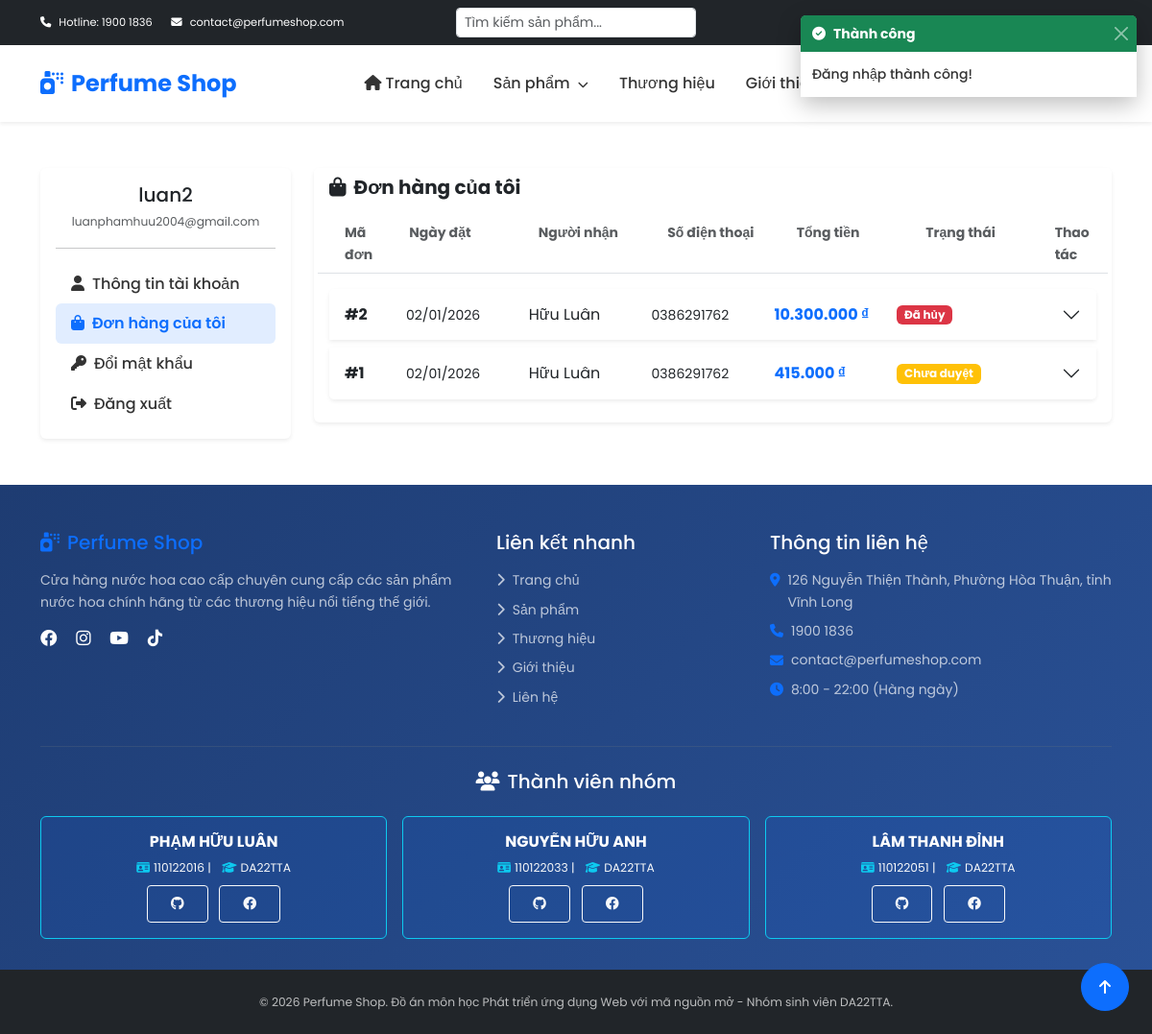
The page /views/account/orders.php (signed in) on the database its author committed.
### tables this page shows
CREATE TABLE `nguoi_dung` (
  `id` int(11) NOT NULL,
  `username` varchar(150) NOT NULL,
  `gioi_tinh` varchar(10) DEFAULT NULL,
  `ngay_sinh` date DEFAULT NULL,
  `email` varchar(150) NOT NULL,
  `password` varchar(255) NOT NULL,
  `vai_tro` varchar(20) DEFAULT 'khach_hang',
  `trang_thai` tinyint(4) DEFAULT 1,
  `ngay_tao` datetime DEFAULT current_timestamp(),
  `ngay_xoa` datetime DEFAULT NULL
);

CREATE TABLE `don_hang` (
  `id` int(11) NOT NULL,
  `id_nguoi_dung` int(11) DEFAULT NULL,
  `ho_ten_nguoi_nhan` varchar(150) DEFAULT NULL,
  `so_dien_thoai_nhan` varchar(20) DEFAULT NULL,
  `dia_chi_giao_hang` text DEFAULT NULL,
  `tong_tien` decimal(12,2) DEFAULT NULL,
  `trang_thai` int(20) NOT NULL DEFAULT 0,
  `ngay_dat` datetime DEFAULT current_timestamp(),
  `ngay_xoa` datetime DEFAULT NULL
);

### models/User.php (called while the page is built, shortened)
<?php
class User {
    private $conn;
    private $table = 'nguoi_dung';
    public function __construct() {
        $database = new Database();
        $this->conn = $database->connect();
    }
    public function getUserById($id) {
        $query = "SELECT id, username, email, password as mat_khau, gioi_tinh, ngay_sinh, vai_tro, trang_thai, ngay_tao
                  FROM {$this->table}
                  WHERE id = ? AND ngay_xoa IS NULL";
        $stmt = $this->conn->prepare($query);
        $stmt->bind_param("i", $id);
        $stmt->execute();
        $result = $stmt->get_result();
        if ($result->num_rows > 0) {
            return $result->fetch_assoc();
        }
        return false;
    }
}
?>

### config/database.php (called while the page is built, shortened)
<?php
class Database {
    private $host = DB_HOST;
    private $user = DB_USER;
    private $pass = DB_PASS;
    private $dbname = DB_NAME;
    public function connect() {
        $this->conn = null;
        try {
            $this->conn = new mysqli($this->host, $this->user, $this->pass, $this->dbname);
            $this->conn->set_charset("utf8mb4");
        } catch (Exception $e) {
            echo "Lỗi kết nối: " . $e->getMessage();
        }
        return $this->conn;
    }
}
?>

### helpers/functions.php (called while the page is built, shortened)
<?php
function is_logged_in() {
    return isset($_SESSION['user_id']);
}
function check_account_status() {
    if (is_logged_in()) {
        require_once __DIR__ . '/../models/User.php';
        $userModel = new User();
        $user = $userModel->getUserById($_SESSION['user_id']);
    }
}
function format_currency($amount) {
    return number_format($amount, 0, ',', '.') . ' ₫';
}
function format_date($date) {
    return date('d/m/Y', strtotime($date));
}
?>

### models/Order.php (called while the page is built, shortened)
<?php
class Order {
    private $conn;
    private $table = 'don_hang';
    public function __construct() {
        $database = new Database();
        $this->conn = $database->connect();
    }
    public function getByUserId($user_id, $limit = ORDERS_PER_PAGE, $offset = 0) {
        $query = "SELECT * FROM {$this->table}
                  WHERE id_nguoi_dung = ? AND ngay_xoa IS NULL
                  ORDER BY ngay_dat DESC
                  LIMIT ? OFFSET ?";
        $stmt = $this->conn->prepare($query);
        $stmt->bind_param("iii", $user_id, $limit, $offset);
        $stmt->execute();
        return $stmt->get_result()->fetch_all(MYSQLI_ASSOC);
    }
}
?>

### views/account/orders.php (the view, shortened to what this page needs)
<?php
require_once __DIR__ . '/../../helpers/functions.php';
require_once __DIR__ . '/../../models/Order.php';
require_once __DIR__ . '/../../models/User.php';
$orderModel = new Order();
$userModel = new User();
$user = $userModel->getUserById($_SESSION['user_id']);
$page = isset($_GET['page']) ? max(1, intval($_GET['page'])) : 1;
$limit = ORDERS_PER_PAGE;
$offset = ($page - 1) * $limit;
$orders = $orderModel->getByUserId($_SESSION['user_id'], $limit, $offset);
include __DIR__ . '/../layout/header.php';
?>
<div class="container my-5">
    <div class="row">
        <div class="col-lg-3">
            <div class="card border-0 shadow-sm">
                <div class="card-body">
                    <div class="text-center mb-3">
                        <h5 class="mb-1"><?php echo htmlspecialchars($_SESSION['username']); ?></h5>
                        <small class="text-muted"><?php echo htmlspecialchars($user['email']); ?></small>
                    </div>
                    <hr>
                    <nav class="nav flex-column">
                        <a class="nav-link" href="profile.php">
                            <i class="fas fa-user me-2"></i>Thông tin tài khoản
                        </a>
                        <a class="nav-link active" href="orders.php">
                            <i class="fas fa-shopping-bag me-2"></i>Đơn hàng của tôi
                        </a>
                        <a class="nav-link" href="change-password.php">
                            <i class="fas fa-key me-2"></i>Đổi mật khẩu
                        </a>
                        <a class="nav-link text-danger" href="<?php echo BASE_URL; ?>views/auth/logout.php">
                            <i class="fas fa-sign-out-alt me-2"></i>Đăng xuất
                        </a>
                    </nav>
                </div>
            </div>
        </div>
        <div class="col-lg-9">
            <div class="card border-0 shadow-sm">
                <div class="card-header bg-white border-0">
                    <h5 class="mb-0 fw-bold"><i class="fas fa-shopping-bag me-2"></i>Đơn hàng của tôi</h5>
                </div>
                <div class="card-body">
                    <?php if (empty($orders)): ?>
                    <div class="text-center py-5">
                        <i class="fas fa-receipt fa-4x text-muted mb-3"></i>
                        <h5 class="text-muted">Bạn chưa có đơn hàng nào</h5>
                        <a href="<?php echo BASE_URL; ?>views/products/index.php" class="btn btn-primary mt-3">
                            <i class="fas fa-shopping-bag me-2"></i>Mua sắm ngay
                        </a>
                    </div>
                    <?php else: ?>
                    <div class="row mb-3 fw-bold text-muted border-bottom pb-2 ps-3">
                        <div class="col-1">Mã đơn</div>
                        <div class="col-2">Ngày đặt</div>
                        <div class="col-2">Người nhận</div>
                        <div class="col-2">Số điện thoại</div>
                        <div class="col-2">Tổng tiền</div>
                        <div class="col-2">Trạng thái</div>
                        <div class="col-1">Thao tác</div>
                    </div>
                    <div class="accordion" id="ordersAccordion"><?php foreach ($orders as $index => $order):
                            $status = (int)$order['trang_thai'];
                            switch($status) {
                                case ORDER_STATUS_PENDING:
                                    $badge_class = 'warning';
                                    $status_text = 'Chưa duyệt';
                                    break;
                                case ORDER_STATUS_CANCELLED:
                                    $badge_class = 'danger';
                                    $status_text = 'Đã hủy';
                                    break;
                            }
                        ?>
                        <div class="accordion-item border-0 mb-2 shadow-sm">
                            <h2 class="accordion-header">
                                <button class="accordion-button collapsed p-3" type="button"
                                        data-bs-toggle="collapse"
                                        data-bs-target="#order<?php echo $order['id']; ?>">
                                    <div class="row w-100 align-items-center">
                                        <div class="col-1">
                                            <strong>#<?php echo $order['id']; ?></strong>
                                        </div>
                                        <div class="col-2">
                                            <small><?php echo format_date($order['ngay_dat']); ?></small>
                                        </div>
                                        <div class="col-2">
                                            <?php echo htmlspecialchars($order['ho_ten_nguoi_nhan']); ?>
                                        </div>
                                        <div class="col-2">
                                            <small><?php echo htmlspecialchars($order['so_dien_thoai_nhan']); ?></small>
                                        </div>
                                        <div class="col-2">
                                            <strong class="text-primary"><?php echo format_currency($order['tong_tien']); ?></strong>
                                        </div>
                                        <div class="col-2">
                                            <span class="badge bg-<?php echo $badge_class; ?>"><?php echo $status_text; ?></span>
                                        </div>
                                    </div>
                                </button>
                            </h2>
                        </div>
                        <?php endforeach; ?>
                    </div>
                    <?php endif; ?>
                </div>
            </div>
        </div>
    </div>
</div>
<?php include __DIR__ . '/../layout/footer.php'; ?>

### assets/css/style.css (style rules this page uses)
* { margin: 0; padding: 0; box-sizing: border-box; }
body { font-family: 'Poppins', sans-serif; font-size: 14px; line-height: 1.6; color: #333; overflow-x: hidden; }
a { transition: all 0.3s ease; }
.nav-link { font-weight: 500; position: relative; padding: 0.5rem 1rem !important; transition: all 0.3s ease; color: #333 !important; font-size: 1rem; }
.nav-link.active { color: #0d6efd !important; font-weight: 600; background-color: rgba(13, 110, 253, 0.12); border-radius: 6px; }
.nav-link::before, .nav-link::after { display: none !important; }

### rows shown on the page
nguoi_dung: email "luanphamhuu2004@gmail.com"
don_hang: id "2", ngay_dat "02/01/2026", ho_ten_nguoi_nhan "Hữu Luân", so_dien_thoai_nhan "0386291762", tong_tien "10.300.000 ₫", trang_thai "Đã hủy"
don_hang: id "1", ngay_dat "02/01/2026", ho_ten_nguoi_nhan "Hữu Luân", so_dien_thoai_nhan "0386291762", tong_tien "415.000 ₫", trang_thai "Chưa duyệt"

### other values the page prints
$message['message'] "Đăng nhập thành công!"
$_SESSION['username'] "luan2"
